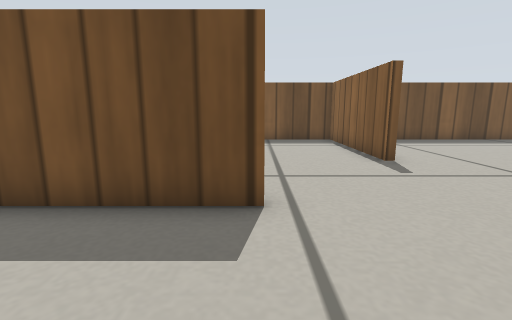
[1] (above)

12 first-person views from a walk through a robot-simulator world made for Gazebo. The camera is 0.26 m above the floor, tilts 10° down and sees 85° across. The floor is counted in squares, 0.2 m on a side. Each view is taken from the middle of a square. On the plan, view 1 faces up. The plan holds only what a view shows up to about 13 squares ahead; the rest is blank. Simple patterns stand in for the simulator's built-in surfaces.

[2]
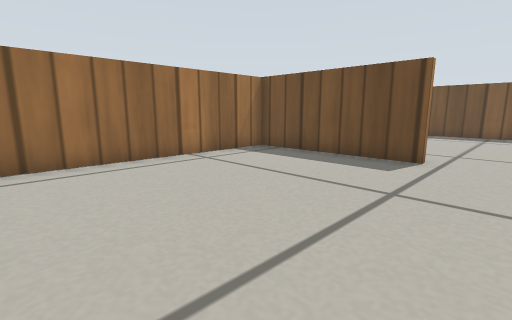

[3]
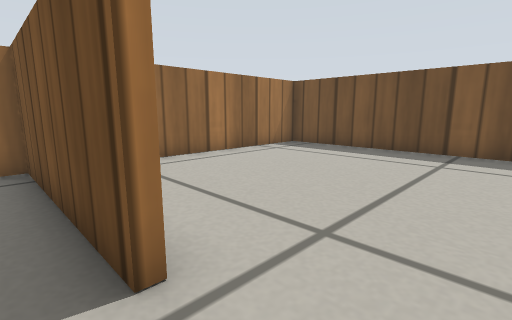

[4]
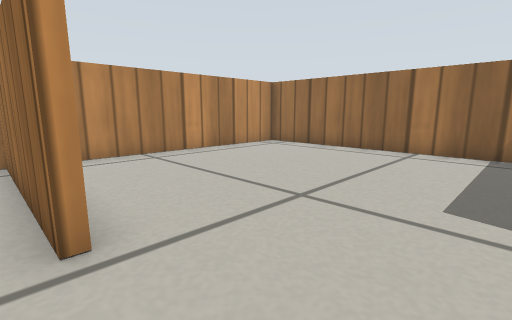

[5]
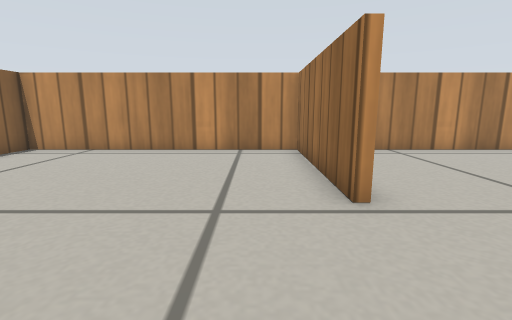

[6]
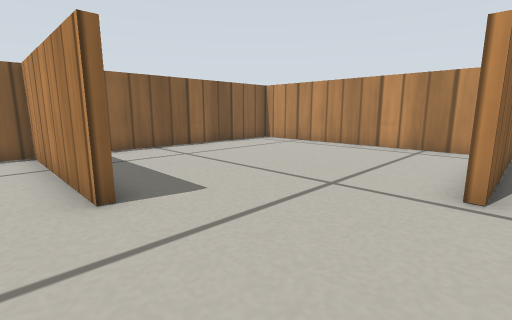

[7]
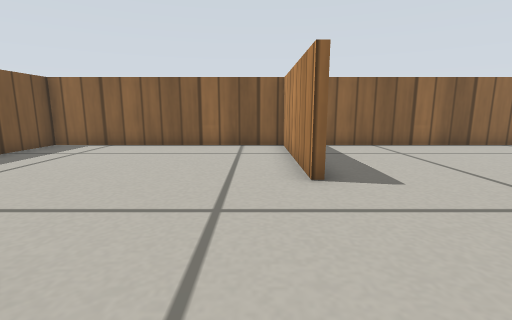

[8]
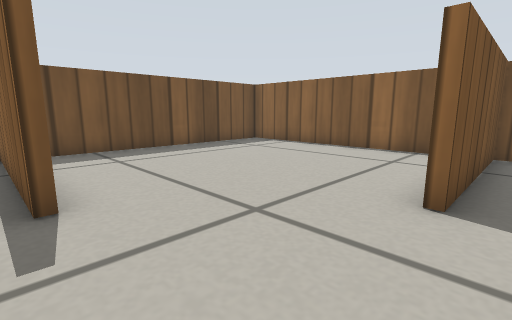

[9]
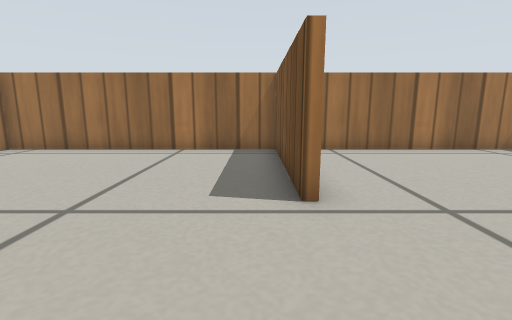

[10]
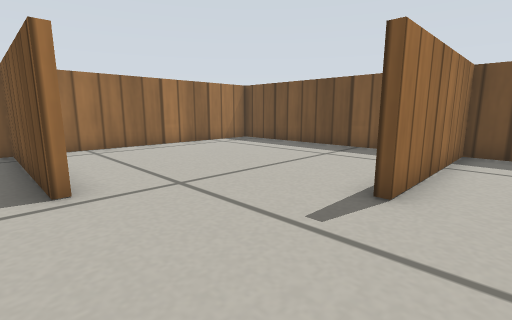

[11]
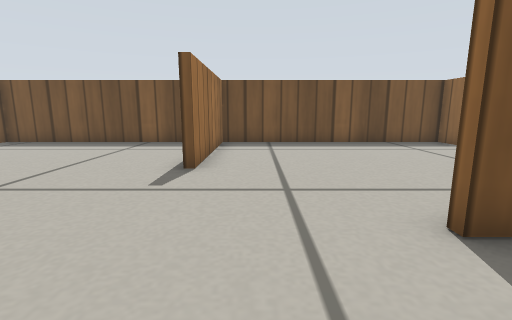

[12]
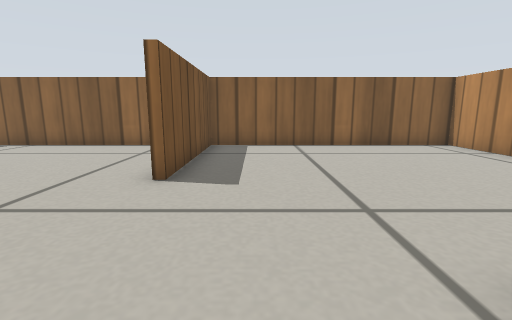

### Floor plan
Points are (right, up) in squares from view 1. A wall is a line through its corners. A room is listed if a view was taken in it or the views show most of it. See-through windows are left out.
Room 1 (views 1, 2, 3, 12)
walls: (0.1, 3.7) (-5.4, 3.7) (-5.4, -5.3) (2.1, -5.3); (3.4, -4.4) (3.4, 0.2)
ways out: opening at (2, 2.2) to room 2
Room 2 (views 4, 5, 6, 7, 8, 9, 10, 11)
walls: (3.6, 0.2) (3.6, -5.3) (12.6, -5.3) (12.6, 3.7) (7.1, 3.7); (7.1, 4) (8.6, 4)
ways out: opening at (2, 2.2) to room 1; opening at (1.7, 6) to room 3; opening at (6.5, 6.8) to room 4
Room 3 (no view inside)
walls: (3.4, 7.1) (3.4, 12.7); (3.1, 12.7) (-5.4, 12.7) (-5.4, 4.9)
ways out: opening at (1.7, 6) to room 2
Room 4 (no view inside)
walls: (8.6, 4) (12.6, 4) (12.6, 12.7) (3.1, 12.7); (3.6, 12.7) (3.6, 7.1)
ways out: opening at (6.5, 6.8) to room 2

Where each view was taken, in squares from view 1:
view 1: 0 up, 0 right, facing up
view 2: 4 down, 2 right, facing up-left
view 3: 3 up, 2 right, facing up-left
view 4: 3 up, 4 right, facing down-left
view 5: 4 up, 5 right, facing down
view 6: 5 up, 3 right, facing down-right
view 7: 5 up, 2 right, facing right
view 8: 3 up, 3 right, facing up-right
view 9: 3 up, 4 right, facing left
view 10: 3 up, 5 right, facing up-left
view 11: 1 up, 5 right, facing up
view 12: 2 up, 2 right, facing right
